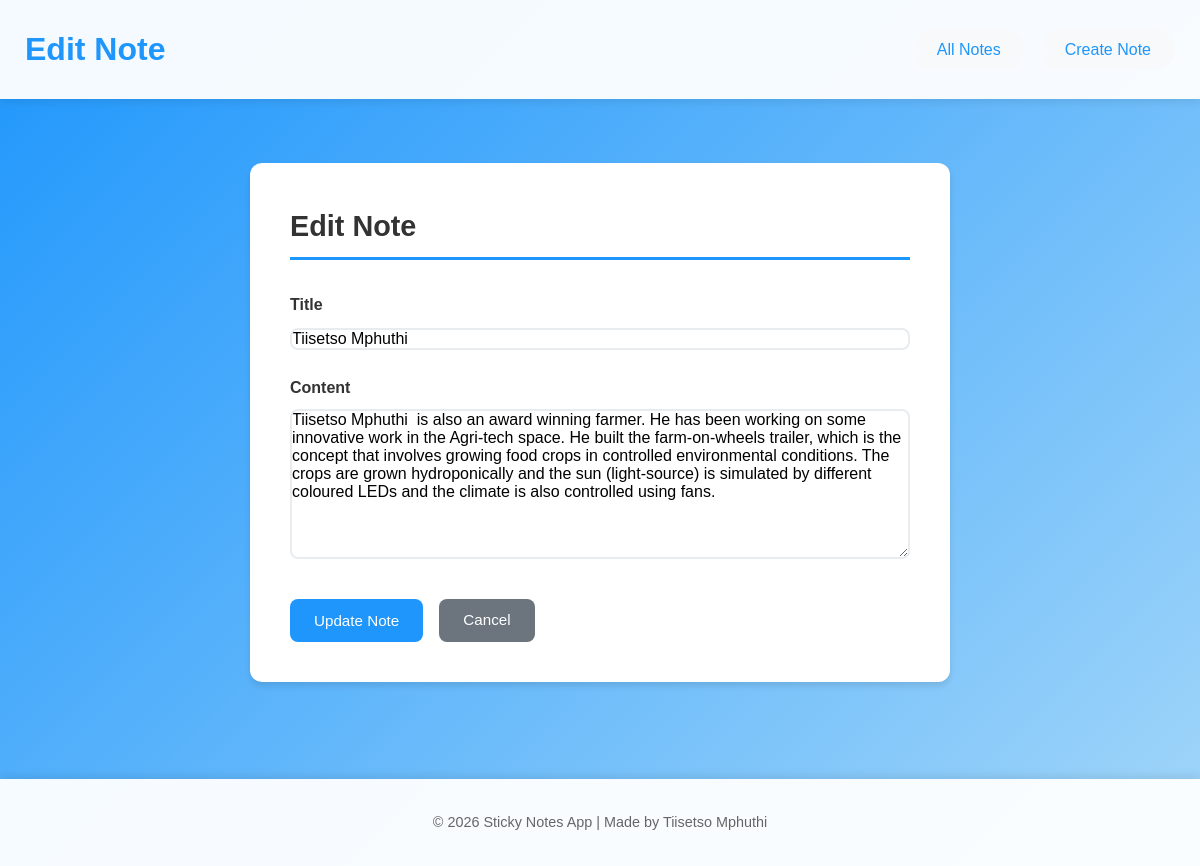
Page /note/9/edit/ on the committed database.
### notes/models.py (models this page shows, shortened)
class Note(models.Model):
    title = models.CharField(max_length=200, blank=False, null=False)
    content = models.TextField(blank=True, null=False)
    created_at = models.DateTimeField(auto_now_add=True)
    updated_at = models.DateTimeField(auto_now=True)
    class Meta:
        ordering = ['-created_at']

### notes/views.py (the view)
# urls.py: path('note/<int:pk>/edit/', views.note_update, name='note_update'),
def note_update(request, pk):
    note = get_object_or_404(Note, pk=pk)
    if request.method == 'POST':
        form = NoteForm(request.POST, instance=note)
        if form.is_valid():
            form.save()
            return redirect('note_list')
    else:
        form = NoteForm(instance=note)
    context = {
        'form': form,
        'note': note,
        'form_title': 'Edit Note',
    }
    return render(request, 'notes/note_form.html', context)

### notes/forms.py (shortened to what this page needs)
class NoteForm(forms.ModelForm):
    class Meta:
        model = Note
        fields = ['title', 'content']
        widgets = {
            'title': forms.TextInput(attrs={
                'class': 'form-control',
                'placeholder': 'Enter note title',
                'required': True
            }),
            'content': forms.Textarea(attrs={
                'class': 'form-control',
                'placeholder': 'Enter note content',
                'rows': 5,
                'required': True
            })
        }
        labels = {
            'title': 'Title',
            'content': 'Content'
        }

### notes/templates/notes/note_form.html (shortened to what this page needs)
{% extends 'base.html' %}
{% block header %}
    {% if note %}
        Edit Note
    {% else %}
        Create New Note
    {% endif %}
{% endblock %}
{% block content %}
<div class="form-container">
    <div class="form-card">
        <h2>{{ form_title }}</h2>
        <form method="post">
            <div class="form-group">
                <label for="{{ form.title.id_for_label }}">{{ form.title.label }}</label>
                {{ form.title }}
            </div>
            <div class="form-group">
                <label for="{{ form.content.id_for_label }}">{{ form.content.label }}</label>
                {{ form.content }}
            </div>
            <div class="form-actions">
                <button type="submit" class="btn btn-primary">
                    {% if note %}
                        Update Note
                    {% else %}
                        Create Note
                    {% endif %}
                </button>
                <a href="{% url 'note_list' %}" class="btn btn-secondary">Cancel</a>
            </div>
        </form>
    </div>
</div>
{% endblock %}

### notes/static/notes/styles.css (style rules this page uses)
* { margin: 0; padding: 0; box-sizing: border-box; }
body { font-family: Arial, Helvetica, sans-serif; background: linear-gradient(135deg, #1e96fc 0%, #a2d6f9 100%); min-height: 100vh; color: #333; line-height: 1.6; }
.form-container { max-width: 700px; margin: 0 auto; }
.form-card { background: white; border-radius: 12px; padding: 2.5rem; box-shadow: 0 4px 6px rgba(0, 0, 0, 0.1); }
.form-card h2 { color: #333; margin-bottom: 2rem; font-size: 1.8rem; border-bottom: 3px solid #1e96fc; padding-bottom: 0.5rem; }
.form-group { margin-bottom: 1.5rem; }
.form-group label { display: block; font-weight: 600; margin-bottom: 0.5rem; color: #333; }
.form-group input[type="text"], .form-group textarea { width: 100%; padding: 0.75; border: 2px solid #e9ecef; border-radius: 8px; font-size: 1rem; font-family: inherit; transition: border-color 0.3s ease; }
.form-group textarea { min-height: 150px; resize: vertical; }
.form-actions { display: flex; gap: 1rem; margin-top: 2rem; }
.btn { display: inline-block; padding: 0.6rem 1.5rem; border-radius: 8px; text-decoration: none; font-weight: 500; transition: all 0.3s ease; cursor: pointer; border: none; font-size: 0.95rem; text-align: center; }
.btn-primary { background: #1e96fc; color: white; }
.btn-secondary { background: #6c757d; color: white; }

### rows in the picture
Note: title "Tiisetso Mphuthi", content "Tiisetso Mphuthi is also an award winning farmer. He has been working on some innovative work in the Agri-tech space. He built the farm-on-wheels trailer, which is the concept that involves growing food crops in controlled environmental conditions. The crops are grown hydroponically and the sun (light-source) is simulated by different coloured LEDs and the climate is also controlled using fans."
